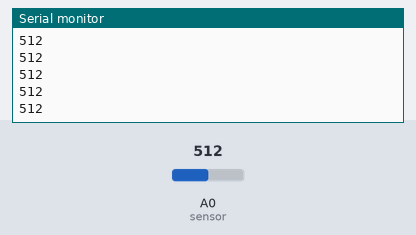
A sketch run on a simulated ESP8266 (NodeMCU). Parts: the last lines printed to the serial monitor. Inputs (shaded band) come from the test bench; at power-on: A0 (sensor) = 512. WiFi joins after 1.5 s; servers stay silent unless stated.

Above: at 2.7 s.
2.8 s: A0 (sensor) set to 716
At 2.98 s:
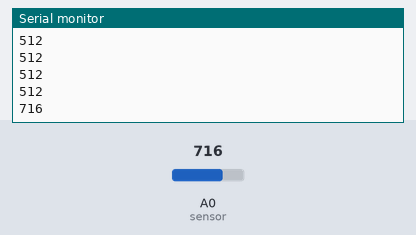
4.3 s: A0 (sensor) set to 900
At 4.34 s:
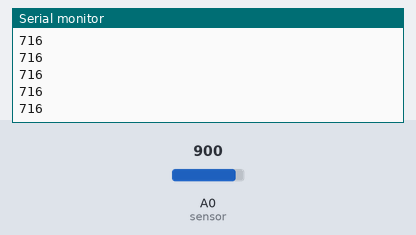
Timing chart, 0 to 7.3 s (numbered marks = the images above; inputs shaded):
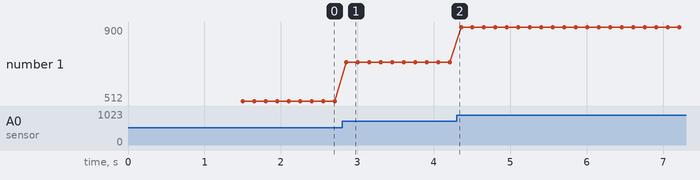

Measured:
- after the input at 2.8 s, the serial monitor: prints a new line after 0.05 s (image 1)
- plotted number 1: 512 → 716 after the input at 2.8 s, 716 → 900 after the input at 4.3 s

The sketch:

Basic.ino
```cpp
#include <ESP8266WiFi.h>
#include <Firebase_ESP_Client.h>

#define WIFI_SSID "TT_6598"
#define WIFI_PASSWORD "kl5941k7i6"
#define DATABASE_URL "gaz-esp-default-rtdb.firebaseio.com"
FirebaseData fbdo;
FirebaseAuth auth;
FirebaseConfig config;


FirebaseJson json;
int sensor=A0;
int gas_value;

void setup()
{

    Serial.begin(38400);

    WiFi.begin(WIFI_SSID, WIFI_PASSWORD);
    Serial.print("Connecting to Wi-Fi");
    while (WiFi.status() != WL_CONNECTED)
    {
        Serial.print(".");
        delay(300);
    }
    Serial.println();
    Serial.print("Connected with IP: ");
    Serial.println(WiFi.localIP());
    Serial.println();

    Serial.printf("Firebase Client v%s\n\n", FIREBASE_CLIENT_VERSION);

    config.database_url = DATABASE_URL;

    config.signer.test_mode = true;
    Firebase.reconnectWiFi(true);
    Firebase.begin(&config, &auth);

    pinMode(sensor,INPUT);

}

void loop()
{
  FirebaseJson json;

  gas_value=analogRead(sensor);
  Serial.println(gas_value);


  json.add("gaz", gas_value);

  Firebase.RTDB.pushJSON(&fbdo, "/",&json.set("gaz", gas_value));

}
```
